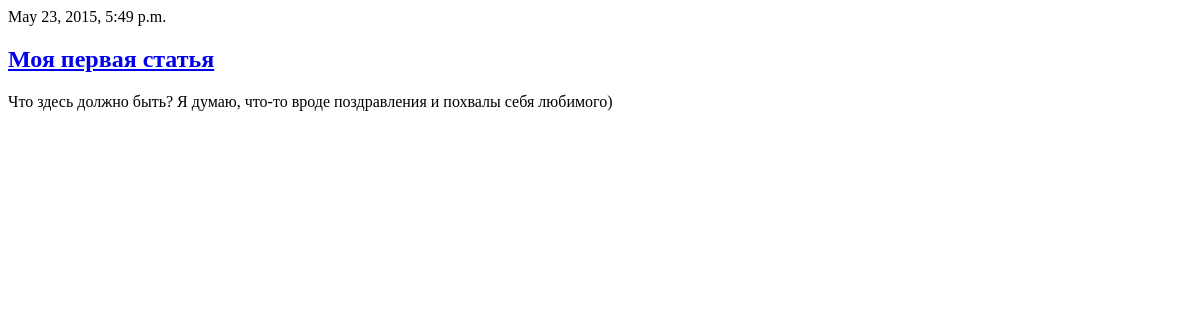
The page /blog/ on the database as committed earlier.
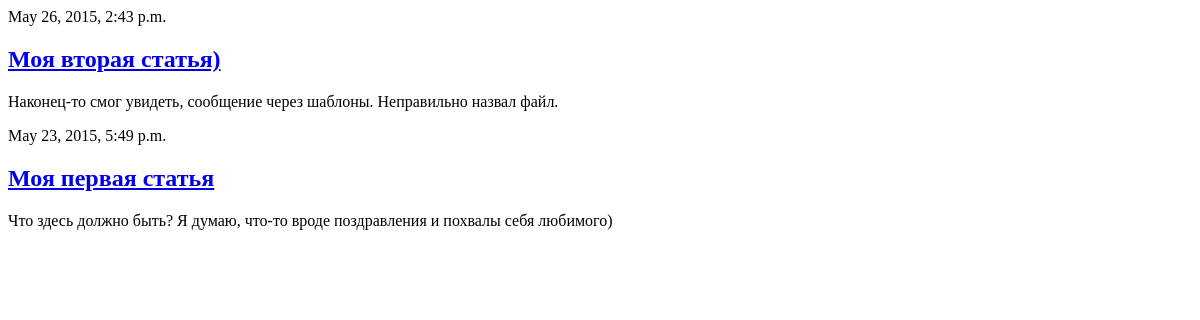
The same page on the database as committed later.
### blog/models.py (models this page shows, shortened)
class Post(models.Model):
    title = models.CharField(max_length=255)
    datetime = models.DateTimeField("Дата публикации",auto_now_add=True)
    content = models.TextField(max_length=10000)
    def get_absolute_url(self):
        return "/blog/%i/" % self.id

### blog/views.py (the view)
class PostsListView(ListView):
    model = Post
    def get_queryset(self):
        return Post.objects.order_by('-datetime')

### blog/templates/blog/post_list.html (shortened to what this page needs)
{% block content %}
    {% for post in object_list %}
        <p>{{ post.datetime }}</p>
        <h2><a href="{{ post.get_absolute_url }}">{{ post.title }}</a></h2>
        <p>{{ post.content }}</p>
    {% empty %}
    <p>Нет постов</p>
    {% endfor %}
{% endblock %}

Rows that differ between the two databases and show on the page:
added Post: datetime "May 26, 2015, 2:43 p.m.", title "Моя вторая статья)", content "Наконец-то смог увидеть, сообщение через шаблоны. Неправильно назвал файл."
